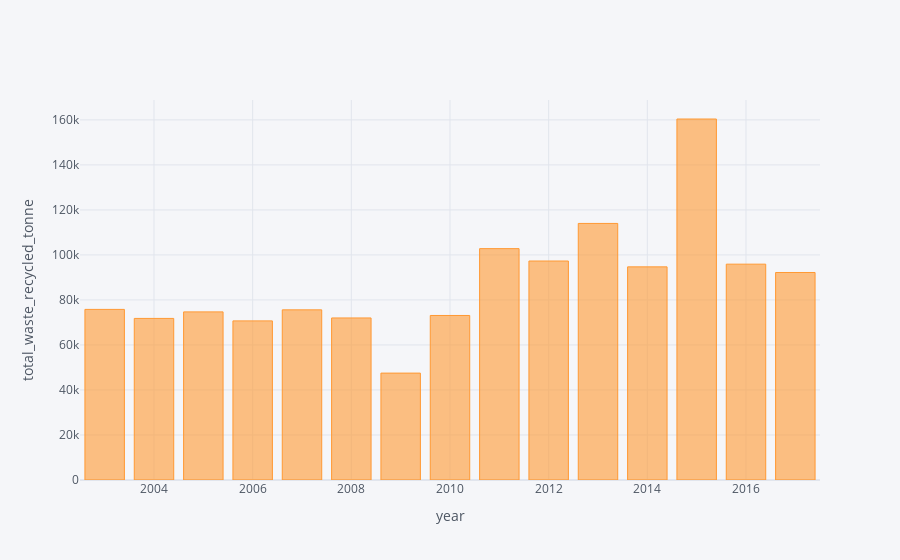

Notebook code for this chart:
### Code cell
Non_ferrous_metal.iplot(x = 'year', y = 'total_waste_recycled_tonne', kind= 'bar', xTitle = 'year' , yTitle= 'total_waste_recycled_tonne')

### Figure 1 — Plotly figure (JSON) as saved in the notebook; plotly's stock layout.template omitted (floating-point values rounded to 4 significant figures)
{"data": [{"marker": {"color": "rgba(255, 153, 51, 0.6)", "line": {"color": "rgba(255, 153, 51, 1.0)", "width": 1}}, "name": "total_waste_recycled_tonne", "orientation": "v", "text": "", "type": "bar", "x": [2016, 2015, 2014, 2013, 2012, 2011, 2010, 2009, 2008, 2007, 2006, 2005, 2004, 2003, 2017], "y": [95900, 160400, 94700, 114000, 97300, 102800, 73100, 47500, 72000, 75600, 70700, 74700, 71800, 75800, 92200]}], "layout": {"legend": {"bgcolor": "#F5F6F9", "font": {"color": "#4D5663"}}, "paper_bgcolor": "#F5F6F9", "plot_bgcolor": "#F5F6F9", "title": {"font": {"color": "#4D5663"}}, "xaxis": {"gridcolor": "#E1E5ED", "showgrid": true, "tickfont": {"color": "#4D5663"}, "title": {"font": {"color": "#4D5663"}, "text": "year"}, "zerolinecolor": "#E1E5ED"}, "yaxis": {"gridcolor": "#E1E5ED", "showgrid": true, "tickfont": {"color": "#4D5663"}, "title": {"font": {"color": "#4D5663"}, "text": "total_waste_recycled_tonne"}, "zerolinecolor": "#E1E5ED"}}}
